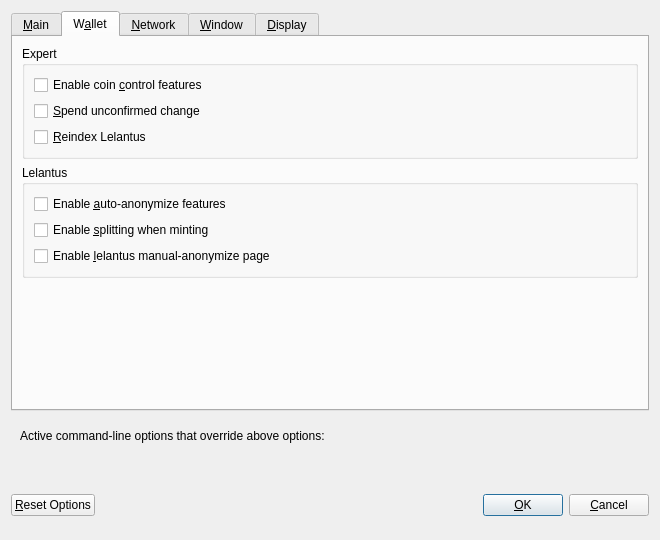
<?xml version="1.0" encoding="UTF-8"?>
<ui version="4.0">
 <class>OptionsDialog</class>
 <widget class="QDialog" name="OptionsDialog">
  <property name="geometry">
   <rect>
    <x>0</x>
    <y>0</y>
    <width>660</width>
    <height>540</height>
   </rect>
  </property>
  <property name="windowTitle">
   <string>Options</string>
  </property>
  <property name="modal">
   <bool>true</bool>
  </property>
  <layout class="QVBoxLayout" name="verticalLayout">
   <item>
    <widget class="QTabWidget" name="tabWidget">
     <property name="currentIndex">
      <number>1</number>
     </property>
     <widget class="QWidget" name="tabMain">
      <attribute name="title">
       <string>&amp;Main</string>
      </attribute>
      <layout class="QVBoxLayout" name="verticalLayout_Main">
       <item>
        <widget class="QCheckBox" name="bitcoinAtStartup">
         <property name="toolTip">
          <string>Automatically start %1 after logging in to the system.</string>
         </property>
         <property name="text">
          <string>&amp;Start %1 on system login</string>
         </property>
        </widget>
       </item>
       <item>
        <layout class="QHBoxLayout" name="horizontalLayout_2_Main">
         <item>
          <widget class="QLabel" name="databaseCacheLabel">
           <property name="text">
            <string>Size of &amp;database cache</string>
           </property>
           <property name="textFormat">
            <enum>Qt::PlainText</enum>
           </property>
           <property name="buddy">
            <cstring>databaseCache</cstring>
           </property>
          </widget>
         </item>
         <item>
          <widget class="QSpinBox" name="databaseCache"/>
         </item>
         <item>
          <widget class="QLabel" name="databaseCacheUnitLabel">
           <property name="text">
            <string>MB</string>
           </property>
           <property name="textFormat">
            <enum>Qt::PlainText</enum>
           </property>
          </widget>
         </item>
         <item>
          <spacer name="horizontalSpacer_2_Main">
           <property name="orientation">
            <enum>Qt::Horizontal</enum>
           </property>
           <property name="sizeHint" stdset="0">
            <size>
             <width>40</width>
             <height>20</height>
            </size>
           </property>
          </spacer>
         </item>
        </layout>
       </item>
       <item>
        <layout class="QHBoxLayout" name="horizontalLayout_3_Main">
         <item>
          <widget class="QLabel" name="threadsScriptVerifLabel">
           <property name="text">
            <string>Number of script &amp;verification threads</string>
           </property>
           <property name="textFormat">
            <enum>Qt::PlainText</enum>
           </property>
           <property name="buddy">
            <cstring>threadsScriptVerif</cstring>
           </property>
          </widget>
         </item>
         <item>
          <widget class="QSpinBox" name="threadsScriptVerif">
           <property name="toolTip">
            <string>(0 = auto, &lt;0 = leave that many cores free)</string>
           </property>
          </widget>
         </item>
         <item>
          <spacer name="horizontalSpacer_3_Main">
           <property name="orientation">
            <enum>Qt::Horizontal</enum>
           </property>
           <property name="sizeHint" stdset="0">
            <size>
             <width>40</width>
             <height>20</height>
            </size>
           </property>
          </spacer>
         </item>
        </layout>
       </item>
       <item>
        <spacer name="verticalSpacer_Main">
         <property name="orientation">
          <enum>Qt::Vertical</enum>
         </property>
         <property name="sizeHint" stdset="0">
          <size>
           <width>20</width>
           <height>40</height>
          </size>
         </property>
        </spacer>
       </item>
      </layout>
     </widget>
     <widget class="QWidget" name="tabWallet">
      <attribute name="title">
       <string>W&amp;allet</string>
      </attribute>
      <layout class="QVBoxLayout" name="verticalLayout_Wallet">
       <item>
        <widget class="QGroupBox" name="groupBox">
         <property name="title">
          <string>Expert</string>
         </property>
         <layout class="QVBoxLayout" name="verticalLayout_2">
          <item>
           <widget class="QCheckBox" name="coinControlFeatures">
            <property name="toolTip">
             <string>Whether to show coin control features or not.</string>
            </property>
            <property name="text">
             <string>Enable coin &amp;control features</string>
            </property>
           </widget>
          </item>
          <item>
           <widget class="QCheckBox" name="spendZeroConfChange">
            <property name="toolTip">
             <string>If you disable the spending of unconfirmed change, the change from a transaction cannot be used until that transaction has at least one confirmation. This also affects how your balance is computed.</string>
            </property>
            <property name="text">
             <string>&amp;Spend unconfirmed change</string>
            </property>
           </widget>
          </item>
          <item>
           <widget class="QCheckBox" name="reindexLelantus">
            <property name="toolTip">
             <string>Restore all Lelantus transactions following a reindex.</string>
            </property>
            <property name="text">
             <string>&amp;Reindex Lelantus</string>
            </property>
           </widget>
          </item>
         </layout>
        </widget>
       </item>
       <item>
        <widget class="QGroupBox" name="lelantusGroupBox">
         <property name="title">
          <string>Lelantus</string>
         </property>
         <layout class="QVBoxLayout" name="verticalLayout_3">
          <item>
           <widget class="QCheckBox" name="autoAnonymize">
            <property name="text">
             <string>Enable &amp;auto-anonymize features</string>
            </property>
           </widget>
          </item>
          <item>
           <widget class="QCheckBox" name="fSplit">
            <property name="text">
             <string>Enable &amp;splitting when minting</string>
            </property>
           </widget>
          </item>
          <item>
           <widget class="QCheckBox" name="lelantusPage">
            <property name="text">
             <string>Enable &amp;lelantus manual-anonymize page</string>
            </property>
           </widget>
          </item>
         </layout>
        </widget>
       </item>
       <item>
        <spacer name="verticalSpacer_Wallet">
         <property name="orientation">
          <enum>Qt::Vertical</enum>
         </property>
         <property name="sizeHint" stdset="0">
          <size>
           <width>20</width>
           <height>40</height>
          </size>
         </property>
        </spacer>
       </item>
      </layout>
     </widget>
     <widget class="QWidget" name="tabNetwork">
      <attribute name="title">
       <string>&amp;Network</string>
      </attribute>
      <layout class="QVBoxLayout" name="verticalLayout_Network">
       <item>
        <widget class="QCheckBox" name="mapPortUpnp">
         <property name="toolTip">
          <string>Automatically open the BZX client port on the router. This only works when your router supports UPnP and it is enabled.</string>
         </property>
         <property name="text">
          <string>Map port using &amp;UPnP</string>
         </property>
        </widget>
       </item>
       <item>
        <widget class="QCheckBox" name="allowIncoming">
         <property name="toolTip">
          <string>Accept connections from outside</string>
         </property>
         <property name="text">
          <string>Allow incoming connections</string>
         </property>
        </widget>
       </item>
       <item>
        <widget class="QCheckBox" name="connectSocks">
         <property name="toolTip">
          <string>Connect to the BZX network through a SOCKS5 proxy.</string>
         </property>
         <property name="text">
          <string>&amp;Connect through SOCKS5 proxy (default proxy):</string>
         </property>
        </widget>
       </item>
       <item>
        <layout class="QHBoxLayout" name="horizontalLayout_1_Network">
         <item>
          <widget class="QLabel" name="proxyIpLabel">
           <property name="text">
            <string>Proxy &amp;IP:</string>
           </property>
           <property name="textFormat">
            <enum>Qt::PlainText</enum>
           </property>
           <property name="buddy">
            <cstring>proxyIp</cstring>
           </property>
          </widget>
         </item>
         <item>
          <widget class="QValidatedLineEdit" name="proxyIp">
           <property name="minimumSize">
            <size>
             <width>140</width>
             <height>0</height>
            </size>
           </property>
           <property name="maximumSize">
            <size>
             <width>140</width>
             <height>16777215</height>
            </size>
           </property>
           <property name="toolTip">
            <string>IP address of the proxy (e.g. IPv4: 127.0.0.1 / IPv6: ::1)</string>
           </property>
          </widget>
         </item>
         <item>
          <widget class="QLabel" name="proxyPortLabel">
           <property name="text">
            <string>&amp;Port:</string>
           </property>
           <property name="textFormat">
            <enum>Qt::PlainText</enum>
           </property>
           <property name="buddy">
            <cstring>proxyPort</cstring>
           </property>
          </widget>
         </item>
         <item>
          <widget class="QLineEdit" name="proxyPort">
           <property name="minimumSize">
            <size>
             <width>55</width>
             <height>0</height>
            </size>
           </property>
           <property name="maximumSize">
            <size>
             <width>55</width>
             <height>16777215</height>
            </size>
           </property>
           <property name="toolTip">
            <string>Port of the proxy (e.g. 9050)</string>
           </property>
          </widget>
         </item>
         <item>
          <spacer name="horizontalSpacer_1_Network">
           <property name="orientation">
            <enum>Qt::Horizontal</enum>
           </property>
           <property name="sizeHint" stdset="0">
            <size>
             <width>40</width>
             <height>20</height>
            </size>
           </property>
          </spacer>
         </item>
        </layout>
       </item>
       <item>
        <layout class="QHBoxLayout" name="horizontalLayout_2_Network">
         <item>
          <widget class="QLabel" name="proxyActiveNets">
           <property name="text">
            <string>Used for reaching peers via:</string>
           </property>
           <property name="textFormat">
            <enum>Qt::PlainText</enum>
           </property>
          </widget>
         </item>
         <item>
          <widget class="QCheckBox" name="proxyReachIPv4">
           <property name="enabled">
            <bool>false</bool>
           </property>
           <property name="toolTip">
            <string>Shows, if the supplied default SOCKS5 proxy is used to reach peers via this network type.</string>
           </property>
           <property name="text">
            <string/>
           </property>
          </widget>
         </item>
         <item>
          <widget class="QLabel" name="proxyReachIPv4Label">
           <property name="text">
            <string>IPv4</string>
           </property>
           <property name="textFormat">
            <enum>Qt::PlainText</enum>
           </property>
          </widget>
         </item>
         <item>
          <widget class="QCheckBox" name="proxyReachIPv6">
           <property name="enabled">
            <bool>false</bool>
           </property>
           <property name="toolTip">
            <string>Shows, if the supplied default SOCKS5 proxy is used to reach peers via this network type.</string>
           </property>
           <property name="text">
            <string/>
           </property>
          </widget>
         </item>
         <item>
          <widget class="QLabel" name="proxyReachIPv6Label">
           <property name="text">
            <string>IPv6</string>
           </property>
           <property name="textFormat">
            <enum>Qt::PlainText</enum>
           </property>
          </widget>
         </item>
         <item>
          <widget class="QCheckBox" name="proxyReachTor">
           <property name="enabled">
            <bool>false</bool>
           </property>
           <property name="toolTip">
            <string>Shows, if the supplied default SOCKS5 proxy is used to reach peers via this network type.</string>
           </property>
           <property name="text">
            <string/>
           </property>
          </widget>
         </item>
         <item>
          <widget class="QLabel" name="proxyReachTorLabel">
           <property name="text">
            <string>Tor</string>
           </property>
           <property name="textFormat">
            <enum>Qt::PlainText</enum>
           </property>
          </widget>
         </item>
         <item>
          <spacer name="horizontalSpacer_2_Network">
           <property name="orientation">
            <enum>Qt::Horizontal</enum>
           </property>
           <property name="sizeHint" stdset="0">
            <size>
             <width>40</width>
             <height>20</height>
            </size>
           </property>
          </spacer>
         </item>
        </layout>
       </item>
       <item>
        <widget class="QCheckBox" name="connectSocksTor">
         <property name="toolTip">
          <string>Connect to the BZX network through a separate SOCKS5 proxy for Tor hidden services.</string>
         </property>
         <property name="text">
          <string>Use separate SOCKS5 proxy to reach peers via Tor hidden services:</string>
         </property>
        </widget>
       </item>
       <item>
        <layout class="QHBoxLayout" name="horizontalLayout_3_Network">
         <item>
          <widget class="QLabel" name="proxyIpTorLabel">
           <property name="text">
            <string>Proxy &amp;IP:</string>
           </property>
           <property name="textFormat">
            <enum>Qt::PlainText</enum>
           </property>
           <property name="buddy">
            <cstring>proxyIpTor</cstring>
           </property>
          </widget>
         </item>
         <item>
          <widget class="QValidatedLineEdit" name="proxyIpTor">
           <property name="minimumSize">
            <size>
             <width>140</width>
             <height>0</height>
            </size>
           </property>
           <property name="maximumSize">
            <size>
             <width>140</width>
             <height>16777215</height>
            </size>
           </property>
           <property name="toolTip">
            <string>IP address of the proxy (e.g. IPv4: 127.0.0.1 / IPv6: ::1)</string>
           </property>
          </widget>
         </item>
         <item>
          <widget class="QLabel" name="proxyPortTorLabel">
           <property name="text">
            <string>&amp;Port:</string>
           </property>
           <property name="textFormat">
            <enum>Qt::PlainText</enum>
           </property>
           <property name="buddy">
            <cstring>proxyPortTor</cstring>
           </property>
          </widget>
         </item>
         <item>
          <widget class="QLineEdit" name="proxyPortTor">
           <property name="minimumSize">
            <size>
             <width>55</width>
             <height>0</height>
            </size>
           </property>
           <property name="maximumSize">
            <size>
             <width>55</width>
             <height>16777215</height>
            </size>
           </property>
           <property name="toolTip">
            <string>Port of the proxy (e.g. 9050)</string>
           </property>
          </widget>
         </item>
         <item>
          <spacer name="horizontalSpacer_4_Network">
           <property name="orientation">
            <enum>Qt::Horizontal</enum>
           </property>
           <property name="sizeHint" stdset="0">
            <size>
             <width>40</width>
             <height>20</height>
            </size>
           </property>
          </spacer>
         </item>
        </layout>
       </item>
       <item>
        <spacer name="verticalSpacer_Network">
         <property name="orientation">
          <enum>Qt::Vertical</enum>
         </property>
         <property name="sizeHint" stdset="0">
          <size>
           <width>20</width>
           <height>40</height>
          </size>
         </property>
        </spacer>
       </item>
      </layout>
     </widget>
     <widget class="QWidget" name="tabWindow">
      <attribute name="title">
       <string>&amp;Window</string>
      </attribute>
      <layout class="QVBoxLayout" name="verticalLayout_Window">
       <item>
        <widget class="QCheckBox" name="hideTrayIcon">
         <property name="toolTip">
          <string>&amp;Hide the icon from the system tray.</string>
         </property>
         <property name="text">
          <string>Hide tray icon</string>
         </property>
        </widget>
       </item>
       <item>
        <widget class="QCheckBox" name="minimizeToTray">
         <property name="toolTip">
          <string>Show only a tray icon after minimizing the window.</string>
         </property>
         <property name="text">
          <string>&amp;Minimize to the tray instead of the taskbar</string>
         </property>
        </widget>
       </item>
       <item>
        <widget class="QCheckBox" name="minimizeOnClose">
         <property name="toolTip">
          <string>Minimize instead of exit the application when the window is closed. When this option is enabled, the application will be closed only after selecting Exit in the menu.</string>
         </property>
         <property name="text">
          <string>M&amp;inimize on close</string>
         </property>
        </widget>
       </item>
       <item>
        <spacer name="verticalSpacer_Window">
         <property name="orientation">
          <enum>Qt::Vertical</enum>
         </property>
         <property name="sizeHint" stdset="0">
          <size>
           <width>20</width>
           <height>40</height>
          </size>
         </property>
        </spacer>
       </item>
      </layout>
     </widget>
     <widget class="QWidget" name="tabDisplay">
      <attribute name="title">
       <string>&amp;Display</string>
      </attribute>
      <layout class="QVBoxLayout" name="verticalLayout_Display">
       <item>
        <layout class="QHBoxLayout" name="horizontalLayout_1_Display">
         <item>
          <widget class="QLabel" name="langLabel">
           <property name="text">
            <string>User Interface &amp;language:</string>
           </property>
           <property name="textFormat">
            <enum>Qt::PlainText</enum>
           </property>
           <property name="buddy">
            <cstring>lang</cstring>
           </property>
          </widget>
         </item>
         <item>
          <widget class="QValueComboBox" name="lang">
           <property name="toolTip">
            <string>The user interface language can be set here. This setting will take effect after restarting %1.</string>
           </property>
          </widget>
         </item>
        </layout>
       </item>
       <item>
        <layout class="QHBoxLayout" name="horizontalLayout_2_Display">
         <item>
          <widget class="QLabel" name="unitLabel">
           <property name="text">
            <string>&amp;Unit to show amounts in:</string>
           </property>
           <property name="textFormat">
            <enum>Qt::PlainText</enum>
           </property>
           <property name="buddy">
            <cstring>unit</cstring>
           </property>
          </widget>
         </item>
         <item>
          <widget class="QValueComboBox" name="unit">
           <property name="toolTip">
            <string>Choose the default subdivision unit to show in the interface and when sending coins.</string>
           </property>
          </widget>
         </item>
        </layout>
       </item>
       <item>
        <layout class="QHBoxLayout" name="horizontalLayout_3_Display">
         <item>
          <widget class="QLabel" name="thirdPartyTxUrlsLabel">
           <property name="toolTip">
            <string>Third party URLs (e.g. a block explorer) that appear in the transactions tab as context menu items. %s in the URL is replaced by transaction hash. Multiple URLs are separated by vertical bar |.</string>
           </property>
           <property name="text">
            <string>Third party transaction URLs</string>
           </property>
           <property name="buddy">
            <cstring>thirdPartyTxUrls</cstring>
           </property>
          </widget>
         </item>
         <item>
          <widget class="QLineEdit" name="thirdPartyTxUrls">
           <property name="toolTip">
            <string>Third party URLs (e.g. a block explorer) that appear in the transactions tab as context menu items. %s in the URL is replaced by transaction hash. Multiple URLs are separated by vertical bar |.</string>
           </property>
          </widget>
         </item>
        </layout>
       </item>
       <item>
        <spacer name="verticalSpacer_Display">
         <property name="orientation">
          <enum>Qt::Vertical</enum>
         </property>
         <property name="sizeHint" stdset="0">
          <size>
           <width>20</width>
           <height>40</height>
          </size>
         </property>
        </spacer>
       </item>
      </layout>
     </widget>
    </widget>
   </item>
   <item>
    <widget class="QFrame" name="frame">
     <layout class="QVBoxLayout" name="verticalLayout_Bottom">
      <item>
       <layout class="QHBoxLayout" name="horizontalLayout_Bottom">
        <item>
         <widget class="QLabel" name="overriddenByCommandLineInfoLabel">
          <property name="text">
           <string>Active command-line options that override above options:</string>
          </property>
          <property name="textFormat">
           <enum>Qt::PlainText</enum>
          </property>
         </widget>
        </item>
        <item>
         <spacer name="horizontalSpacer_Bottom">
          <property name="orientation">
           <enum>Qt::Horizontal</enum>
          </property>
          <property name="sizeHint" stdset="0">
           <size>
            <width>40</width>
            <height>20</height>
           </size>
          </property>
         </spacer>
        </item>
       </layout>
      </item>
      <item>
       <widget class="QLabel" name="overriddenByCommandLineLabel">
        <property name="text">
         <string/>
        </property>
        <property name="textFormat">
         <enum>Qt::PlainText</enum>
        </property>
        <property name="wordWrap">
         <bool>true</bool>
        </property>
       </widget>
      </item>
     </layout>
    </widget>
   </item>
   <item>
    <layout class="QHBoxLayout" name="horizontalLayout_Buttons">
     <item>
      <widget class="QPushButton" name="resetButton">
       <property name="toolTip">
        <string>Reset all client options to default.</string>
       </property>
       <property name="text">
        <string>&amp;Reset Options</string>
       </property>
       <property name="autoDefault">
        <bool>false</bool>
       </property>
      </widget>
     </item>
     <item>
      <spacer name="horizontalSpacer_1">
       <property name="orientation">
        <enum>Qt::Horizontal</enum>
       </property>
       <property name="sizeHint" stdset="0">
        <size>
         <width>40</width>
         <height>48</height>
        </size>
       </property>
      </spacer>
     </item>
     <item>
      <widget class="QLabel" name="statusLabel">
       <property name="minimumSize">
        <size>
         <width>200</width>
         <height>0</height>
        </size>
       </property>
       <property name="font">
        <font>
         <weight>75</weight>
         <bold>true</bold>
        </font>
       </property>
       <property name="text">
        <string/>
       </property>
       <property name="textFormat">
        <enum>Qt::PlainText</enum>
       </property>
       <property name="wordWrap">
        <bool>true</bool>
       </property>
      </widget>
     </item>
     <item>
      <spacer name="horizontalSpacer_2">
       <property name="orientation">
        <enum>Qt::Horizontal</enum>
       </property>
       <property name="sizeHint" stdset="0">
        <size>
         <width>40</width>
         <height>48</height>
        </size>
       </property>
      </spacer>
     </item>
     <item>
      <widget class="QPushButton" name="okButton">
       <property name="text">
        <string>&amp;OK</string>
       </property>
       <property name="autoDefault">
        <bool>false</bool>
       </property>
       <property name="default">
        <bool>true</bool>
       </property>
      </widget>
     </item>
     <item>
      <widget class="QPushButton" name="cancelButton">
       <property name="text">
        <string>&amp;Cancel</string>
       </property>
       <property name="autoDefault">
        <bool>false</bool>
       </property>
      </widget>
     </item>
    </layout>
   </item>
  </layout>
 </widget>
 <customwidgets>
  <customwidget>
   <class>QValidatedLineEdit</class>
   <extends>QLineEdit</extends>
   <header>qvalidatedlineedit.h</header>
  </customwidget>
  <customwidget>
   <class>QValueComboBox</class>
   <extends>QComboBox</extends>
   <header>qvaluecombobox.h</header>
  </customwidget>
 </customwidgets>
 <resources/>
 <connections/>
</ui>
